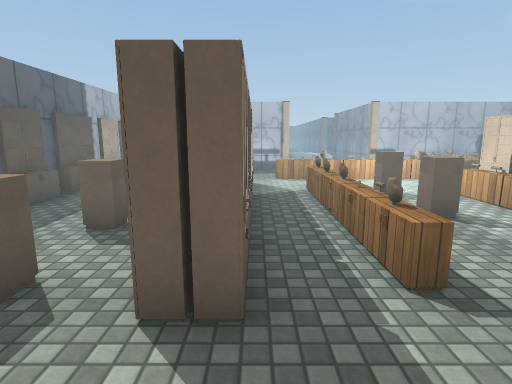
[1] (above)

24 first-person views from a walk through a scene from a Unity 3-D project. The camera is 1.4 m above the floor, tilts 10° down and sees 80° across. The floor is counted in squares, 1 m on a side. Each view is taken from the middle of a square. On the plan, view 1 faces up. The plan holds only what a view shows up to about 14 squares ahead; the rest is blank. The place goes on beyond the plan. The player character is not drawn. Door leaves are left out, so doorways stand open. Surface patterns are stand-ins for the level's own textures.

[2]
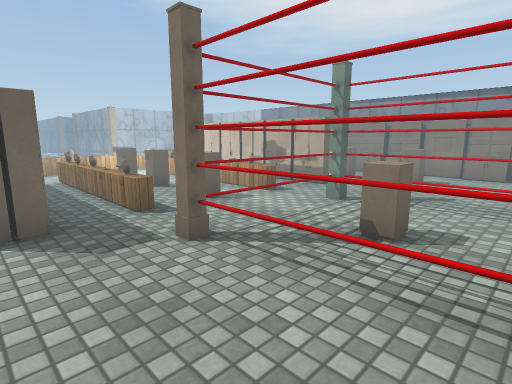

[3]
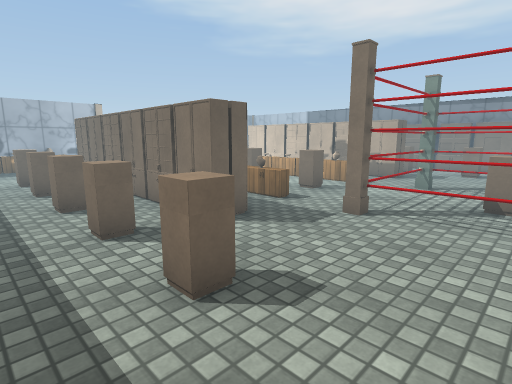

[4]
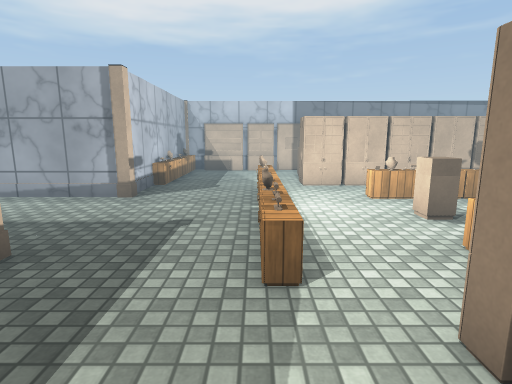

[5]
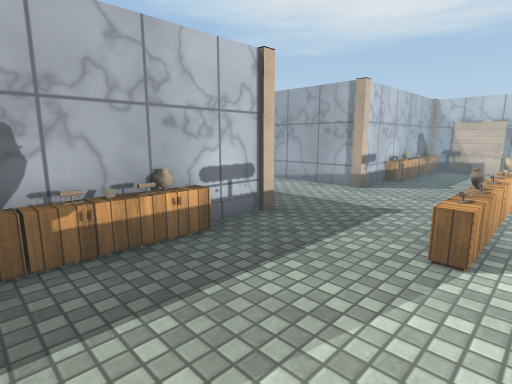

[6]
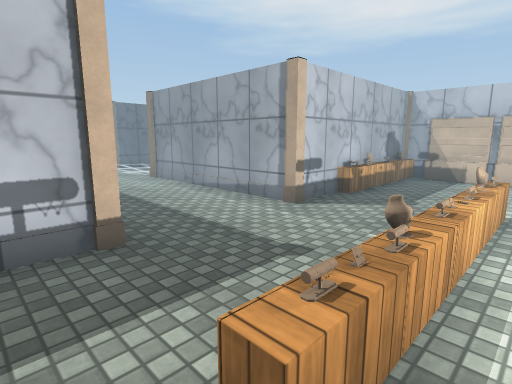

[7]
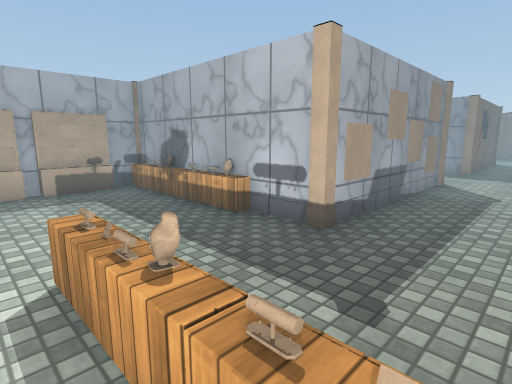

[8]
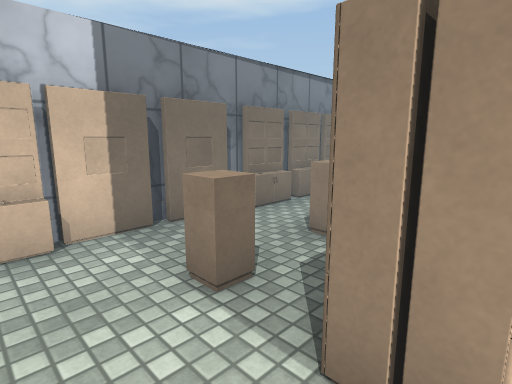

[9]
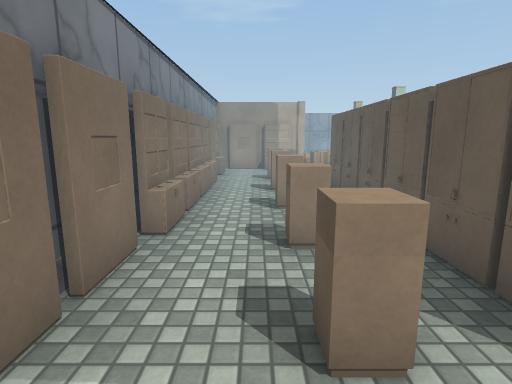

[10]
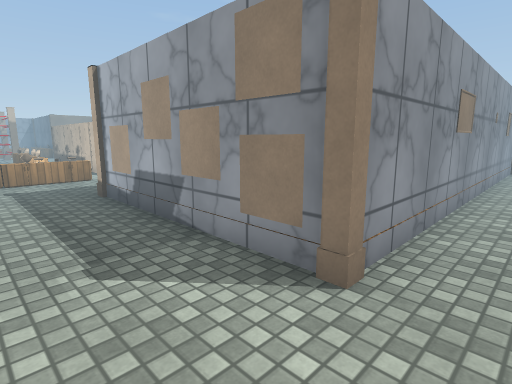

[11]
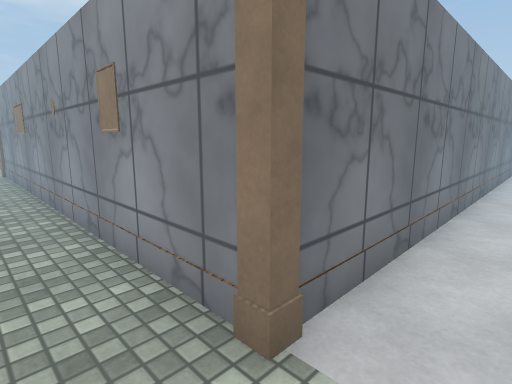

[12]
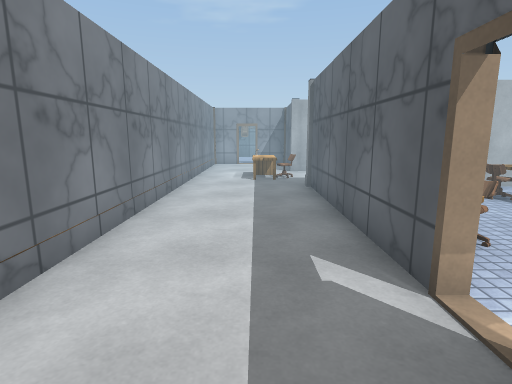

[13]
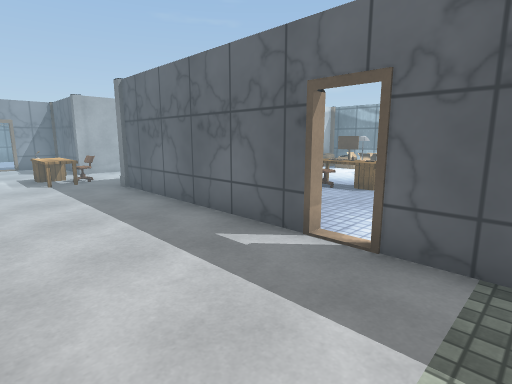

[14]
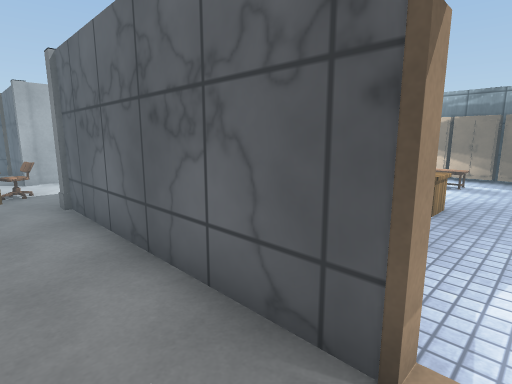

[15]
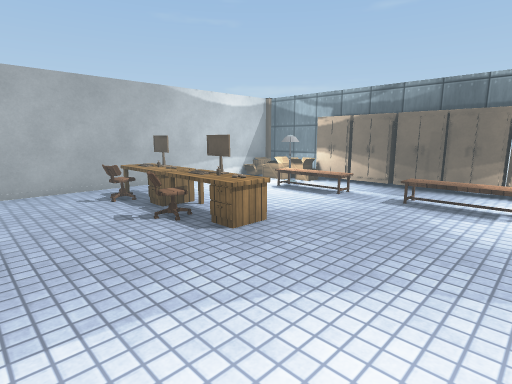

[16]
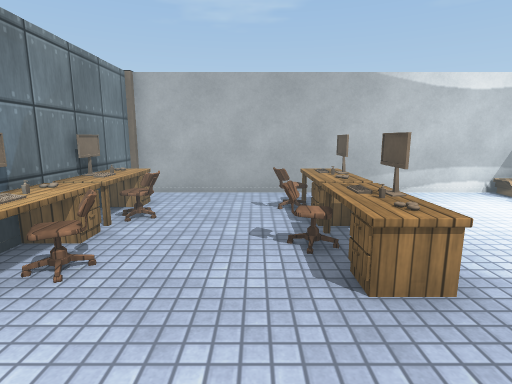

[17]
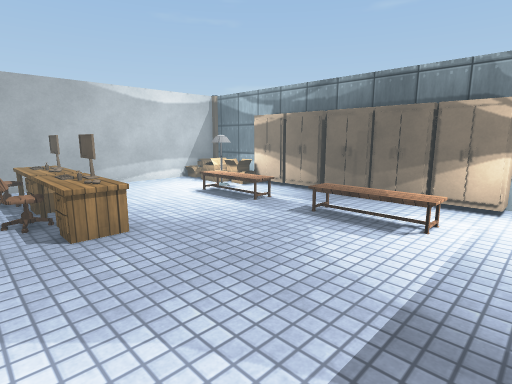

[18]
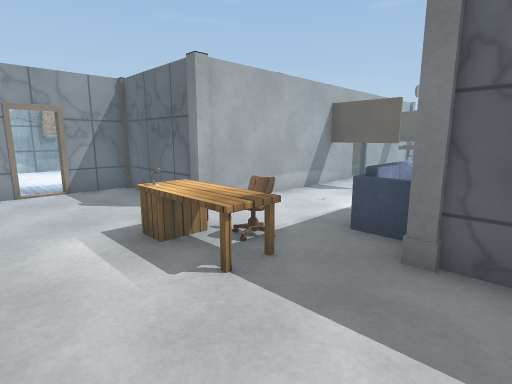

[19]
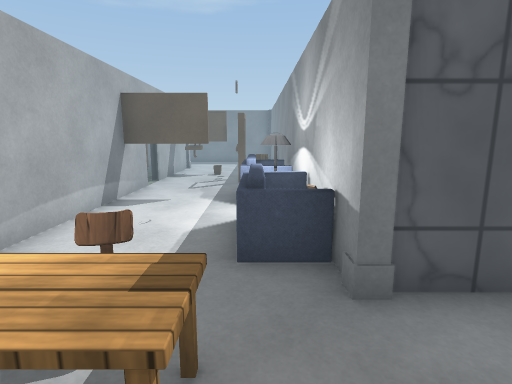

[20]
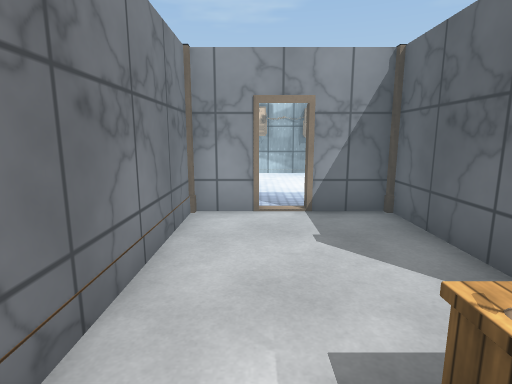

[21]
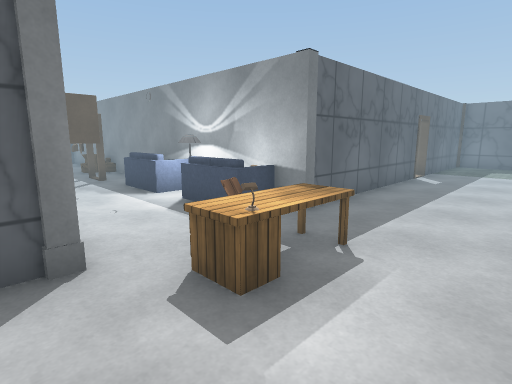

[22]
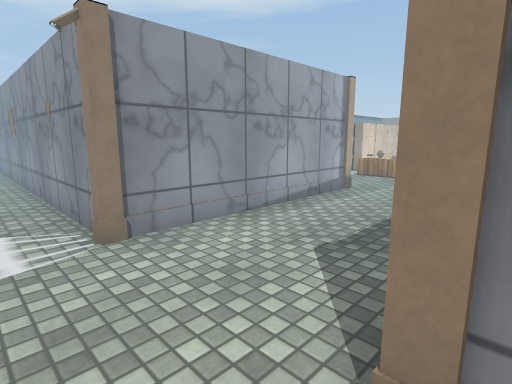

[23]
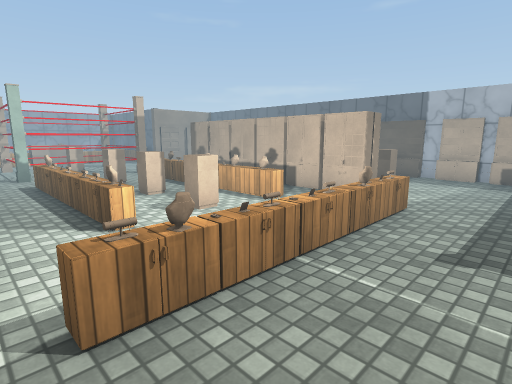

[24]
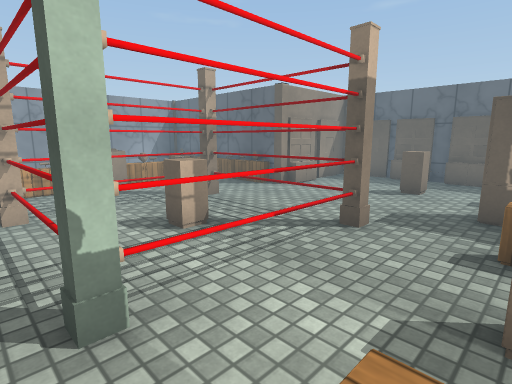

### Floor plan
Key: @ floor where view 1 was taken; # wall or solid block; . floor; / step, stairs or slope; D open door; = window, fence, low wall or low ledge; C cabinet; T thing the floor can be seen under or through; H chair; A table; B box; M monitor; S sofa; I mirror; O other object.
Columns run from 26 left of view 1 to 13 right of it. Each row starts with its distance up from view 1.
 22   .... .  #... .....    ..........
 21 O....... .#.............................
 20 O.O...... #....#############....########
 19 O.O.......D....#           #....#
 18 O.........#....#           #....#
 17 O./..AO..HMO...#           #....#
 16 O./..AOH..A....#           #....#
 15 OB/..AA..H#....#           #....#
 14  B...AOH.O#....#     #CCCO##....## CCO#
 13  .....A...#....#     #OOOC........CO.C#
 12  O#########....#      ................#
 11 O.DD SS#SS.....#      .....CCCCCC.....#
 10  IOD I.....HO..#      ................#
  9  I...IDD....A..#       .O##......##O..
  8 ###########....#       ..##.CO.C.##...
  7  OOO      #....#      ..O##.C..C.# O..#
  6  O        #....#      ...##.CO.C.##...#
  5  O        #....#      ..O##.C..C.##O..#
  4           ##DD##      ...##.C..C.##...#
  3             ..        ..O##.CO.C.##O..#
  2             ..        ................#
  1             ..        .....TTTTT......#
  0             ..        ..O.@.=..T...O..#
 -1             ..        .......OO.......#
 -2             OO       #......=..T......
 -3            ###       #   ..TTTTT. # ##
 -4                           C.....
 -5                          OC.....
 -6                          O CC C
 -7                          O

Positions as (right, up) in squares from view 1, and headings:
1: (0, 0), facing up
2: (-1, -3), facing up-right
3: (-4, -2), facing up-right
4: (-2, 11), facing right
5: (-3, 10), facing up-right
6: (0, 10), facing up-right
7: (4, 10), facing up-left
8: (7, 11), facing down-right
9: (10, 11), facing down
10: (4, 22), facing down-left
11: (-13, 22), facing down-right
12: (-14, 21), facing down
13: (-12, 21), facing down-left
14: (-14, 19), facing down-left
15: (-17, 21), facing down-left
16: (-19, 20), facing down
17: (-19, 22), facing down-left
18: (-12, 13), facing down-left
19: (-13, 11), facing left
20: (-13, 10), facing down
21: (-12, 7), facing up-left
22: (1, 22), facing down-right
23: (7, 13), facing down-left
24: (6, 3), facing down-left
